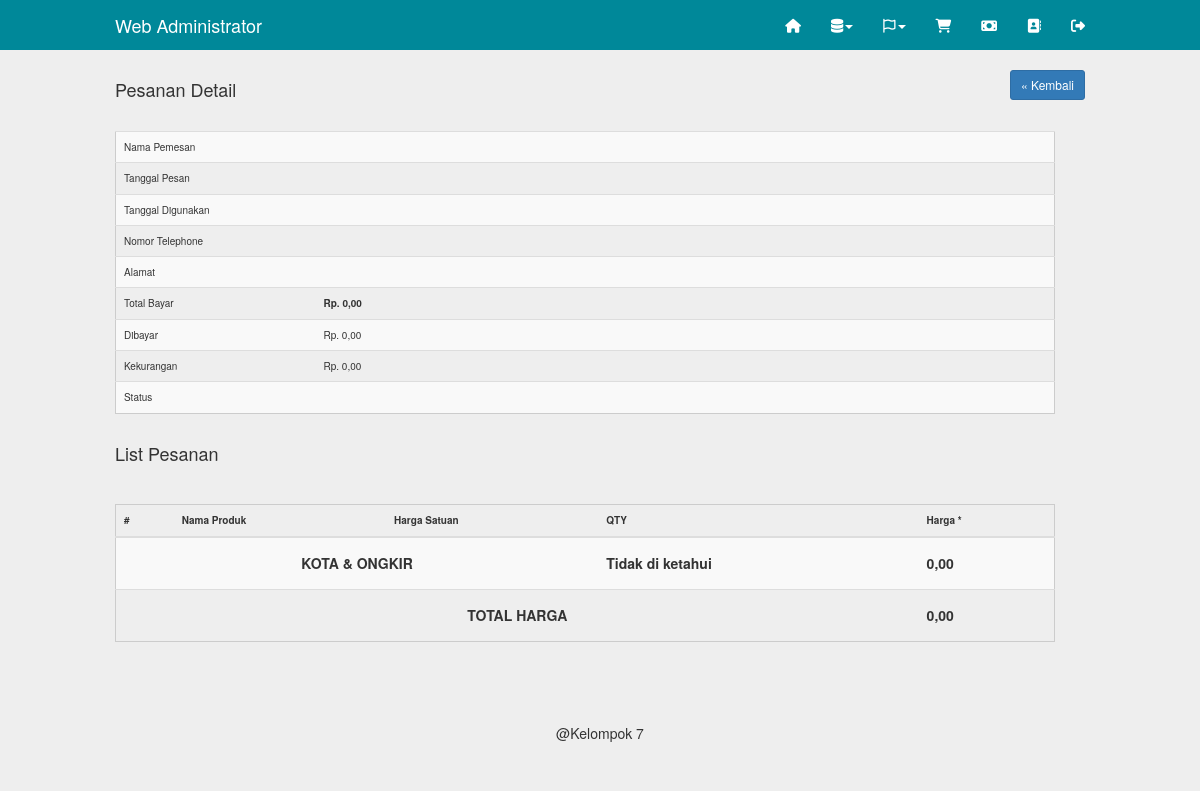
Page /admin/detail_pesanan.php?id=27 (signed in) on the earlier database version.
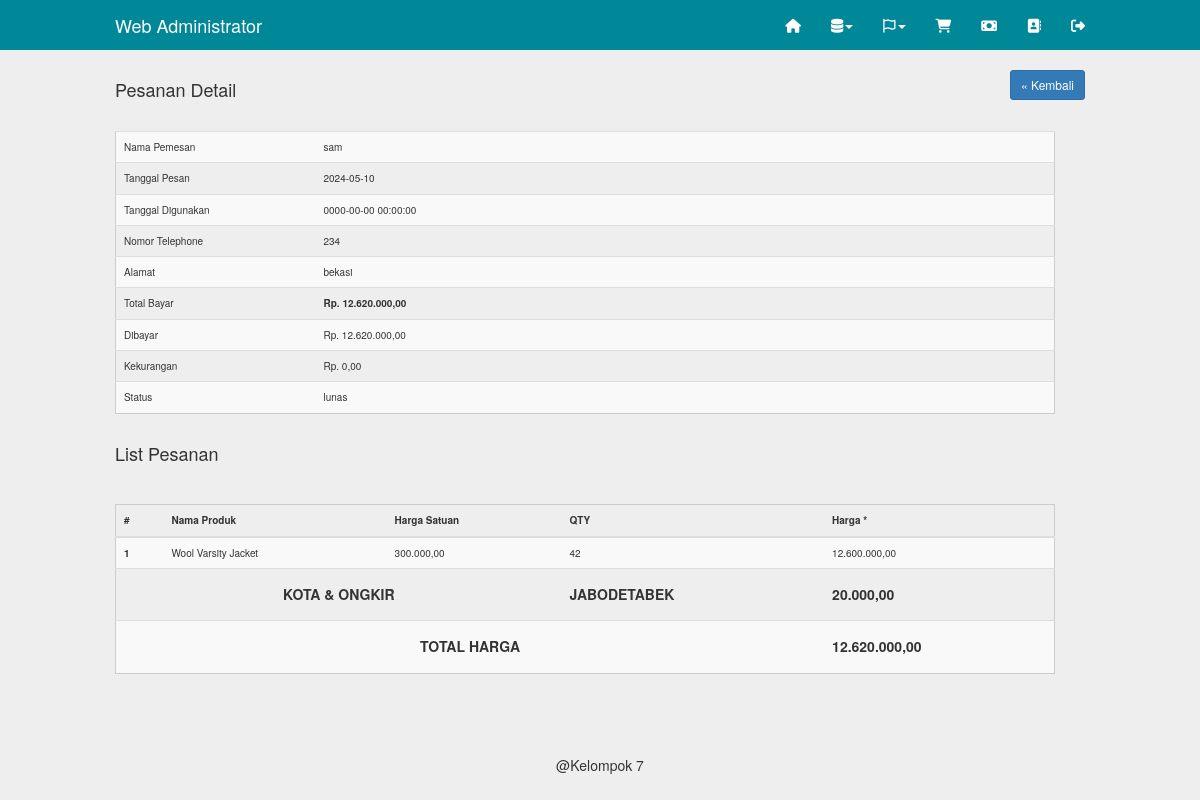
Same page on the later database version.
### tables this page shows
CREATE TABLE `user` (
  `id` int(5) NOT NULL,
  `nama` varchar(50) NOT NULL,
  `email` varchar(75) NOT NULL,
  `telephone` varchar(20) NOT NULL,
  `alamat` text NOT NULL,
  `password` varchar(100) NOT NULL,
  `status` enum('user','admin') NOT NULL
);

CREATE TABLE `pesanan` (
  `id` int(5) NOT NULL,
  `tanggal_pesan` datetime NOT NULL,
  `tanggal_digunakan` datetime NOT NULL,
  `user_id` int(5) NOT NULL,
  `nama` varchar(100) NOT NULL,
  `alamat` text NOT NULL,
  `kota` varchar(255) NOT NULL,
  `ongkir` int(11) NOT NULL,
  `telephone` varchar(20) NOT NULL,
  `read` enum('0','1') NOT NULL,
  `status` enum('lunas','belum lunas','','') NOT NULL
);

CREATE TABLE `detail_pesanan` (
  `id` int(11) NOT NULL,
  `produk_id` int(11) NOT NULL,
  `qty` int(11) NOT NULL,
  `pesanan_id` int(11) NOT NULL
);

CREATE TABLE `produk` (
  `id` int(4) NOT NULL,
  `nama` varchar(100) NOT NULL,
  `deskripsi` text NOT NULL,
  `gambar` varchar(200) NOT NULL,
  `harga` decimal(10,0) NOT NULL,
  `kategori_produk_id` int(11) NOT NULL
);

### inc/config.php (called while the page is built, shortened)
<?php
	$no = 1;
?>

### admin/detail_pesanan.php (the view, shortened to what this page needs)
<?php
	include"../inc/config.php";
	include"inc/header.php";
?>
	<div class="container">
		<?php
			$q = mysqli_query($db,"select*from pesanan where id='$_GET[id]'");
			$data = mysqli_fetch_object($q);
			$ongkir = $data->ongkir;
			$kota = $data->kota;
			$dataPembayaran = mysqli_query($db,"select * from pembayaran where id_pesanan='$data->id' and status='verified'") or die (mysqli_error($db));
			$totalPembayaran = 0;
			while ($d = mysqli_fetch_array($dataPembayaran)) {
				$totalPembayaran += $d['total'];
			}
			$q1 = mysqli_query($db,"select*from detail_pesanan where pesanan_id='$data->id'");
			$totalBayar = 0;
			while($data2=mysqli_fetch_object($q1)){
				$katpro1 = mysqli_query($db,"select*from produk where id='$data2->produk_id'");
				$a = mysqli_fetch_object($katpro1);
				$totalBayar += ($a->harga * $data2->qty);
			}
			$totalBayar += $ongkir;
		?>
		<h4 class="pull-left">Pesanan Detail</h4>
		<a class="btn btn-sm btn-primary pull-right" href="pesanan.php">&laquo; Kembali</a>
		<br>
		<hr>
		<div class="row col-md-12">
		<table class="table table-striped table-hove">
			<tr>
				<td width="200">Nama Pemesan</td>
				<?php
					$katpro = mysqli_query($db,"select*from user where id='$data->user_id'");
							$user = mysqli_fetch_array($katpro);
				?>
				<td><?php echo $user['nama'] ?></td>
			</tr>
			<tr>
				<td>Tanggal Pesan</td>
				<td><?php echo substr($data->tanggal_pesan,0,10); ?></td>
			</tr>
			<tr>
				<td>Tanggal Digunakan</td>
				<td><?php echo $data->tanggal_digunakan ?></td>
			</tr>
			<tr>
				<td>Nomor Telephone</td>
				<td><?php echo $data->telephone ?></td>
			</tr>
				<td>Alamat</td>
				<td><?php echo $data->alamat ?></td>
			<tr>
				<td>Total Bayar</td>
				<td><b><?php echo "Rp. " . number_format($totalBayar, 2, ",", "."); ?></b></td>
			</tr>
			<tr>
				<td>Dibayar</td>
				<td><?php echo "Rp. " . number_format($totalPembayaran, 2, ",", "."); ?></td>
			</tr>
			<tr>
				<td>Kekurangan</td>
				<td><?php echo "Rp. " . number_format($totalBayar - $totalPembayaran, 2, ",", "."); ?></td>
			</tr>
			<tr>
				<td>Status</td>
				<td><?php echo $data->status; ?></td>
			</tr>
		</table>
		</div>
		<div class="row col-md-12">
		<h4>List Pesanan</h4>
		<hr>
		<table class="table table-striped table-hove">
		<thead>
				<tr>
					<th>#</th>
					<th>Nama Produk</th>
					<th>Harga Satuan</th>
					<th>QTY</th>
					<th>Harga *</th>
				</tr>
			</thead>
			<tbody>
		 <?php
			$q = mysqli_query($db,"select*from detail_pesanan where pesanan_id='$_GET[id]'");
			$total = 0;
		 while($data=mysqli_fetch_object($q)){ ?>
				<tr>
					<th scope="row"><?php echo $no++; ?></th>
					<?php
						$katpro = mysqli_query($db,"select*from produk where id='$data->produk_id'");
						$p = mysqli_fetch_object($katpro);
					?>
					<td><?php echo $p->nama ?></td>
					<td><?php echo number_format($p->harga, 2, ',', '.')  ?></td>
					<td><?php echo $data->qty ?></td>
					<?php $t = $data->qty*$p->harga;
						$total += $t;
					?>
					<td><?php echo number_format($t, 2, ',', '.')  ?></td>
				</tr>
			<?php } ?>
				<tr>
					<td colspan="3" class="text-center">
					<h5><b>KOTA & ONGKIR</b></h5>
					</td>
					<td class="text-bold">
					<h5><b><?php  echo $kota ? $kota : "Tidak di ketahui"; ?></b></h5>
					</td>
					<td class="text-bold">
					<h5><b><?php  echo number_format($ongkir, 2, ',', '.') ?></b></h5>
					</td>
				</tr>
				<tr>
					<td colspan="4" class="text-center">
					<h5><b>TOTAL HARGA</b></h5>
					</td>
					<td class="text-bold">
					<h5><b><?php  echo number_format($total + $ongkir, 2, ',', '.') ?></b></h5>
					</td>
				</tr>
			</tbody>
		</table>
		 </div>
    </div>
<?php include"inc/footer.php"; ?>

Differences in the rows shown:
added user: nama "sam"
added pesanan: tanggal_pesan "2024-05-10", tanggal_digunakan "0000-00-00 00:00:00", telephone "234", alamat "bekasi", status "lunas", kota "JABODETABEK", ongkir "20.000,00", $total + $ongkir "12.620.000,00"
added detail_pesanan: produk.nama "Wool Varsity Jacket", produk.harga "300.000,00", qty "42", qty.harga "12.600.000,00"
Other differences:
$totalBayar: "0,00" → "12.620.000,00"
$totalPembayaran: "0,00" → "12.620.000,00"
$ongkir: "0,00" → (not shown)
$total + $ongkir: "0,00" → (not shown)
text no longer shown: "Tidak di ketahui"
